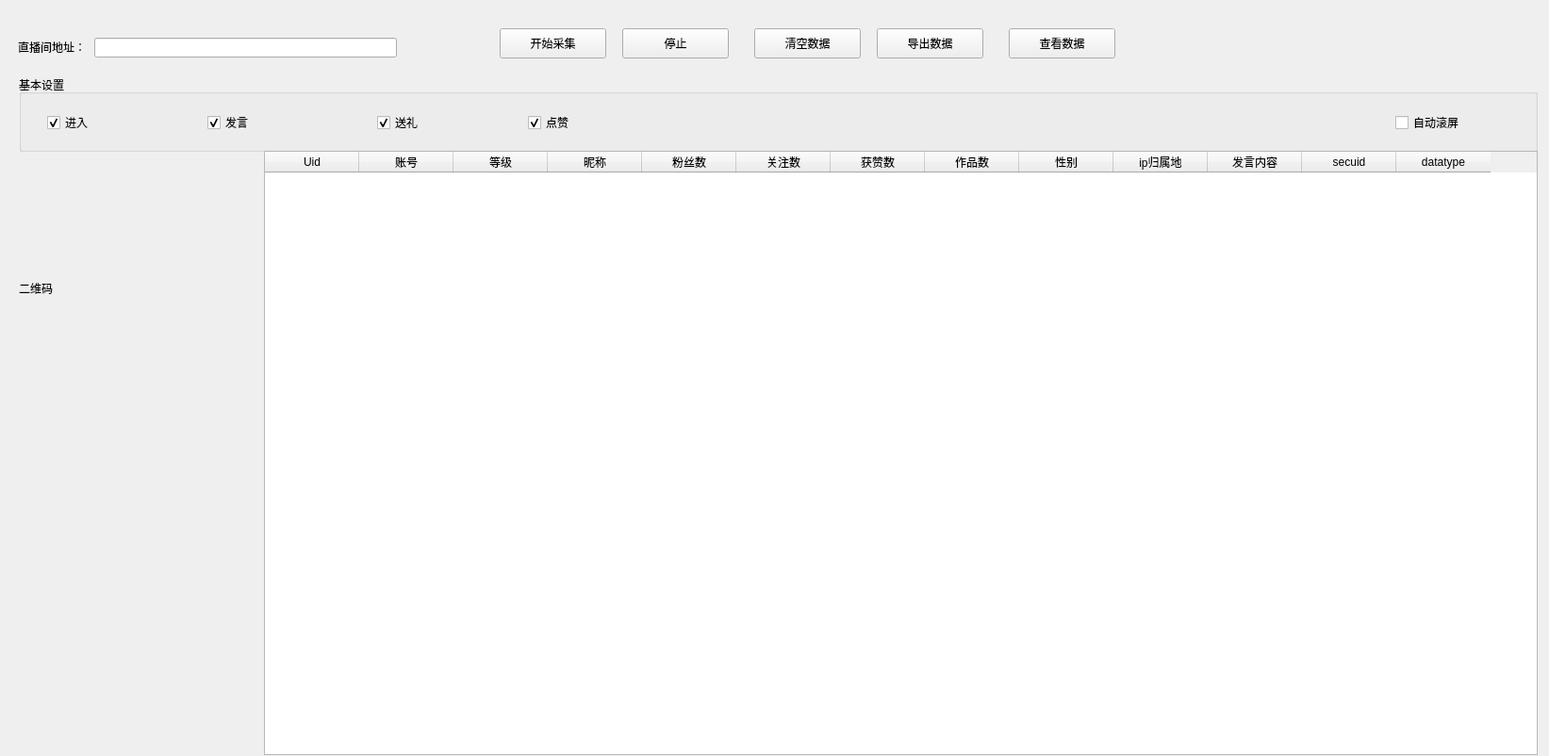
<?xml version="1.0" encoding="UTF-8"?>
<ui version="4.0">
 <class>Form</class>
 <widget class="QWidget" name="Form">
  <property name="geometry">
   <rect>
    <x>0</x>
    <y>0</y>
    <width>1643</width>
    <height>802</height>
   </rect>
  </property>
  <property name="windowTitle">
   <string>抖音拓客助手</string>
  </property>
  <property name="autoFillBackground">
   <bool>false</bool>
  </property>
  <widget class="QLabel" name="label">
   <property name="geometry">
    <rect>
     <x>19</x>
     <y>40</y>
     <width>81</width>
     <height>20</height>
    </rect>
   </property>
   <property name="text">
    <string>直播间地址：</string>
   </property>
  </widget>
  <widget class="QLineEdit" name="lineEdit">
   <property name="geometry">
    <rect>
     <x>100</x>
     <y>40</y>
     <width>321</width>
     <height>21</height>
    </rect>
   </property>
  </widget>
  <widget class="QPushButton" name="startCollect">
   <property name="geometry">
    <rect>
     <x>530</x>
     <y>30</y>
     <width>113</width>
     <height>32</height>
    </rect>
   </property>
   <property name="text">
    <string>开始采集</string>
   </property>
   <property name="checkable">
    <bool>false</bool>
   </property>
   <property name="autoDefault">
    <bool>false</bool>
   </property>
   <property name="default">
    <bool>false</bool>
   </property>
  </widget>
  <widget class="QPushButton" name="stopCollect">
   <property name="geometry">
    <rect>
     <x>660</x>
     <y>30</y>
     <width>113</width>
     <height>32</height>
    </rect>
   </property>
   <property name="text">
    <string>停止</string>
   </property>
  </widget>
  <widget class="QPushButton" name="clearData">
   <property name="geometry">
    <rect>
     <x>800</x>
     <y>30</y>
     <width>113</width>
     <height>32</height>
    </rect>
   </property>
   <property name="text">
    <string>清空数据</string>
   </property>
  </widget>
  <widget class="QPushButton" name="exportData">
   <property name="geometry">
    <rect>
     <x>930</x>
     <y>30</y>
     <width>113</width>
     <height>32</height>
    </rect>
   </property>
   <property name="text">
    <string>导出数据</string>
   </property>
  </widget>
  <widget class="QGroupBox" name="groupBox">
   <property name="geometry">
    <rect>
     <x>20</x>
     <y>80</y>
     <width>1611</width>
     <height>81</height>
    </rect>
   </property>
   <property name="title">
    <string>基本设置</string>
   </property>
   <widget class="QCheckBox" name="entryRoom_check">
    <property name="geometry">
     <rect>
      <x>30</x>
      <y>40</y>
      <width>87</width>
      <height>20</height>
     </rect>
    </property>
    <property name="text">
     <string>进入</string>
    </property>
    <property name="checked">
     <bool>true</bool>
    </property>
   </widget>
   <widget class="QCheckBox" name="comment_check">
    <property name="geometry">
     <rect>
      <x>200</x>
      <y>40</y>
      <width>87</width>
      <height>20</height>
     </rect>
    </property>
    <property name="text">
     <string>发言</string>
    </property>
    <property name="checked">
     <bool>true</bool>
    </property>
   </widget>
   <widget class="QCheckBox" name="gift_check">
    <property name="geometry">
     <rect>
      <x>380</x>
      <y>40</y>
      <width>87</width>
      <height>20</height>
     </rect>
    </property>
    <property name="text">
     <string>送礼</string>
    </property>
    <property name="checked">
     <bool>true</bool>
    </property>
   </widget>
   <widget class="QCheckBox" name="like_check">
    <property name="geometry">
     <rect>
      <x>540</x>
      <y>40</y>
      <width>87</width>
      <height>20</height>
     </rect>
    </property>
    <property name="text">
     <string>点赞</string>
    </property>
    <property name="checked">
     <bool>true</bool>
    </property>
   </widget>
   <widget class="QCheckBox" name="autoScroll">
    <property name="geometry">
     <rect>
      <x>1460</x>
      <y>40</y>
      <width>87</width>
      <height>20</height>
     </rect>
    </property>
    <property name="text">
     <string>自动滚屏</string>
    </property>
   </widget>
  </widget>
  <widget class="QTableWidget" name="datalist">
   <property name="geometry">
    <rect>
     <x>280</x>
     <y>160</y>
     <width>1351</width>
     <height>641</height>
    </rect>
   </property>
   <column>
    <property name="text">
     <string>Uid</string>
    </property>
   </column>
   <column>
    <property name="text">
     <string>账号</string>
    </property>
   </column>
   <column>
    <property name="text">
     <string>等级</string>
    </property>
   </column>
   <column>
    <property name="text">
     <string>昵称</string>
    </property>
   </column>
   <column>
    <property name="text">
     <string>粉丝数</string>
    </property>
   </column>
   <column>
    <property name="text">
     <string>关注数</string>
    </property>
   </column>
   <column>
    <property name="text">
     <string>获赞数</string>
    </property>
   </column>
   <column>
    <property name="text">
     <string>作品数</string>
    </property>
   </column>
   <column>
    <property name="text">
     <string>性别</string>
    </property>
   </column>
   <column>
    <property name="text">
     <string>ip归属地</string>
    </property>
   </column>
   <column>
    <property name="text">
     <string>发言内容</string>
    </property>
   </column>
   <column>
    <property name="text">
     <string>secuid</string>
    </property>
   </column>
   <column>
    <property name="text">
     <string>datatype</string>
    </property>
   </column>
  </widget>
  <widget class="QLabel" name="zb_qr">
   <property name="geometry">
    <rect>
     <x>20</x>
     <y>180</y>
     <width>251</width>
     <height>251</height>
    </rect>
   </property>
   <property name="text">
    <string>二维码</string>
   </property>
  </widget>
  <widget class="QPushButton" name="lookData">
   <property name="geometry">
    <rect>
     <x>1070</x>
     <y>30</y>
     <width>113</width>
     <height>32</height>
    </rect>
   </property>
   <property name="text">
    <string>查看数据</string>
   </property>
  </widget>
 </widget>
 <resources/>
 <connections/>
</ui>
